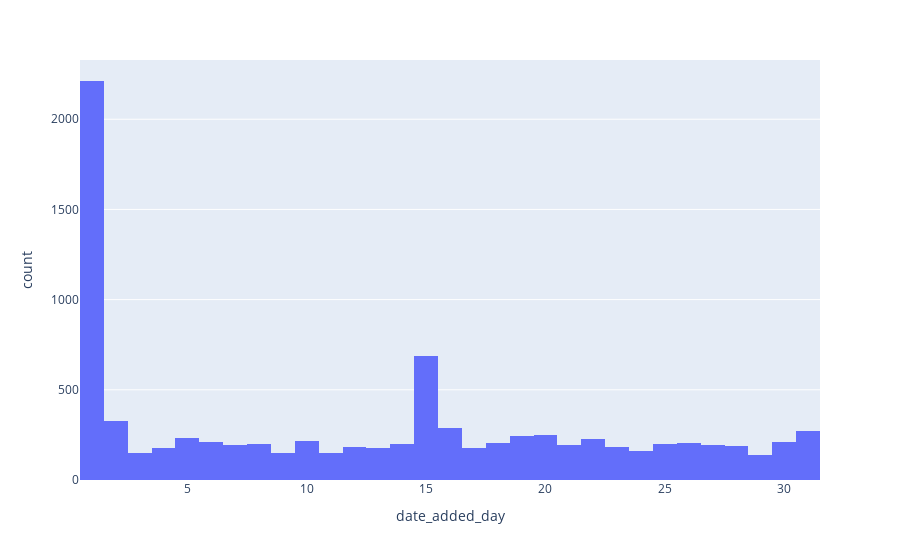

The code cell stored with this chart in its notebook:
### Code cell
px.histogram(df, x='date_added_day')

### Figure 1 — Plotly figure (JSON) as saved in the notebook; plotly's stock layout.template omitted (floating-point values rounded to 4 significant figures; data arrays with more than 128 entries replaced by an {"elided": "..."} marker saying what was removed)
{"data": [{"alignmentgroup": "True", "bingroup": "x", "hovertemplate": "date_added_day=%{x}<br>count=%{y}<extra></extra>", "legendgroup": "", "marker": {"color": "#636efa", "pattern": {"shape": ""}}, "name": "", "offsetgroup": "", "orientation": "v", "showlegend": false, "type": "histogram", "x": {"elided": "8807 int values"}, "xaxis": "x", "yaxis": "y"}], "layout": {"barmode": "relative", "legend": {"tracegroupgap": 0}, "margin": {"t": 60}, "xaxis": {"anchor": "y", "domain": [0, 1], "title": {"text": "date_added_day"}}, "yaxis": {"anchor": "x", "domain": [0, 1], "title": {"text": "count"}}}}
